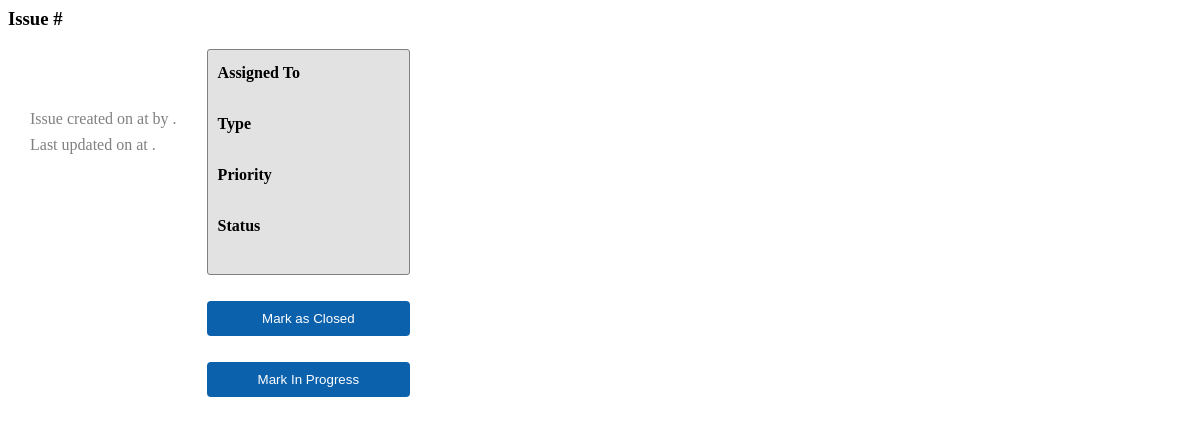
Before: /issue.php?id=1 with the older database file.
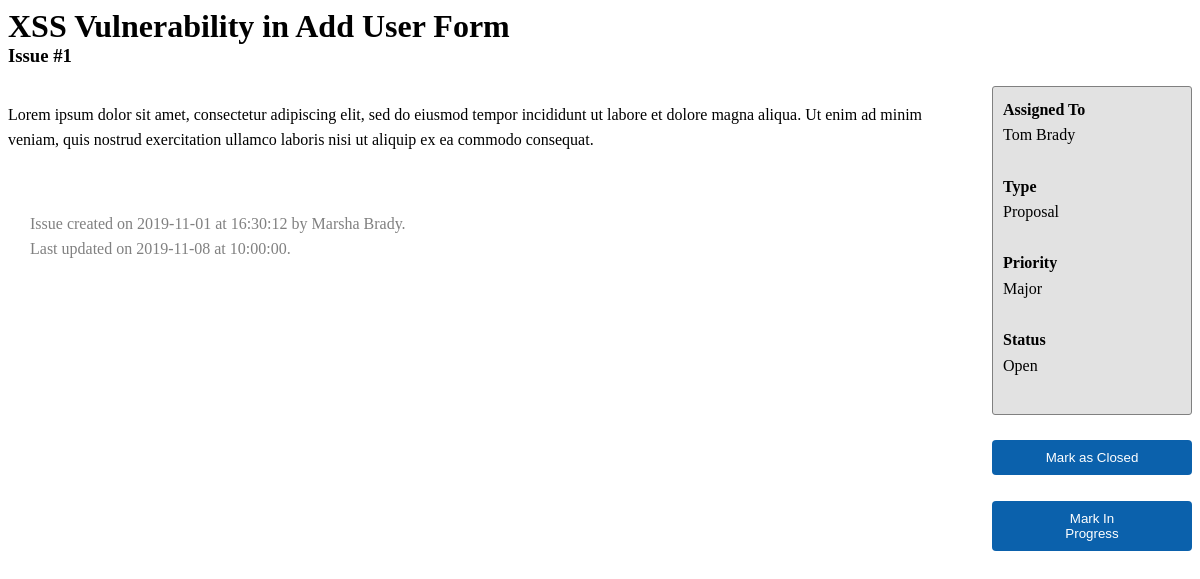
After: the same page with the newer database file.
### tables this page shows
CREATE TABLE Issues(
    id INT AUTO_INCREMENT NOT NULL,
    title VARCHAR(100) NOT NULL,
    description TEXT NOT NULL,
    type ENUM('Bug', 'Task', 'Proposal') NOT NULL,
    priority ENUM('Minor', 'Major', 'Critical') NOT NULL,
    status ENUM('Open', 'In Progress', 'Closed') NOT NULL,
    assigned_to INT NOT NULL,
    created_by INT NOT NULL,
    created DATETIME NOT NULL,
    updated DATETIME DEFAULT NULL,
    PRIMARY KEY(id),
    FOREIGN KEY (assigned_to) REFERENCES Users(id),
    FOREIGN KEY (created_by) REFERENCES Users(id)
);

CREATE TABLE Users (
    id INT AUTO_INCREMENT NOT NULL,
    firstname VARCHAR(100) NOT NULL ,
    lastname VARCHAR(100) NOT NULL,
    password VARCHAR(100) NOT NULL,
    email VARCHAR(100) NOT NULL,
    date_joined DATETIME NOT NULL,
    PRIMARY KEY(id)
);

### issue.php (the view, shortened to what this page needs)
<?php header('Access-Control-Allow-Origin: *');
require_once 'scripts/phpmysqlconnection.php';
    $conn = new PDO("mysql:host=$host;dbname=$dbname;charset=utf8mb4", $username, $password);
    $id = (int) $_GET['id'];
    $stmt = $conn->query("SELECT *, u.firstname as fn, u.lastname as ln FROM Issues i JOIN Users u ON assigned_to=u.id where i.id = $id");
    $stmt1 = $conn->query("SELECT *, u.firstname as fn, u.lastname as ln FROM Issues i JOIN Users u ON created_by=u.id where i.id = $id");
    $results = $stmt->fetchAll(PDO::FETCH_ASSOC);
    $results1 = $stmt1->fetchAll(PDO::FETCH_ASSOC);
?>
<link rel="stylesheet" href="styles/issues.css"/>
<h1 class="no-margin-bottom-diff"><?= $results[0]['title']?></h1>
<h3 class="no-margin-top-diff"><?= 'Issue #' . $results[0]['id']?></h3>
<div id="issueDetails">
    <div id="main">
        <p><?= $results[0]['description']?></p>
        <br>
        <ul>
            <li><i class="fa fa-chevron-right" style="color: black;"></i>&nbsp;&nbsp;&nbsp;Issue created on <?= substr($results[0]['created'],0,10)?> at <?= substr($results[0]['created'],11,16)?> by <?= $results1[0]['fn'] . " " . $results1[0]['ln']?>.</li>
            <li><i class="fa fa-chevron-right" style="color: black;"></i>&nbsp;&nbsp;&nbsp;Last updated on <?= substr($results[0]['updated'],0,10)?> at <?= substr($results[0]['updated'],11,16)?>.</li>
        </ul>
    </div>
    <div id="aside">
        <div id="sidebar">
            <h4 class="no-margin-top">Assigned To</h4>
            <p class='no-margin-bottom'><?= $results[0]['fn'] . " " . $results[0]['ln']?></p>
            <br>
            <h4 class="no-margin-top">Type</h4>
            <p class='no-margin-bottom'><?= $results[0]['type']?></p>
            <br>
            <h4 class="no-margin-top">Priority</h4>
            <p class='no-margin-bottom'><?= $results[0]['priority']?></p>
            <br>
            <h4 class="no-margin-top">Status</h4>
            <p class='no-margin-bottom'><?= $results[0]['status']?></p>
            <br>
        </div>
        <br>
        <form>
            <div>
                <button type="submit" name="closed" class="btn">Mark as Closed</button>
            </div>
            <br>
            <div>
                <button type="submit" name="inprogress" class="btn">Mark In Progress</button>
            </div>
        </form>
    </div>
</div>

### styles/issues.css (style rules this page uses)
#issueDetails { display: flex; flex-direction: row; }
.no-margin-top, .no-margin-bottom { margin-top: 0px; margin-bottom: 0px; }
.no-margin-top-diff { margin-top: 0px; }
.no-margin-bottom-diff { margin-bottom: 0px; }
#aside { min-width: 200px; line-height: 1.6; }
#sidebar { background-color: rgb(226, 226, 226); border-radius: 3px; padding: 10px; border: 1px solid gray; }
#main { padding-right: 30px; line-height: 1.6; }
ul { padding-left: 10px; color: gray; list-style: none; }
.btn { color: #fff; background-color: #0b61ac; border-color: #0b61ac; display: inline-block; padding: 9px 50px; text-align: center; background-image: none; border: 1px solid transparent; border-radius: 4px; cursor: pointer; width: 100%; }

Changed rows visible on the page:
now on this page (row edited): issues: title "XSS Vulnerability in Add User Form", assigned_to "1", description "Lorem ipsum dolor sit amet, consectetur adipiscing elit, sed do eiusmod tempor incididunt ut labore et dolore magna aliqua. Ut enim ad minim veniam, quis nostrud exercitation ullamco laboris nisi ut aliquip ex ea commodo consequat.", created "2019-11-01", created "16:30:12", created_by.firstname "Marsha", created_by.lastname "Brady", updated "2019-11-08", updated "10:00:00", assigned_to.firstname "Tom", assigned_to.lastname "Brady", type "Proposal", priority "Major", status "Open"
